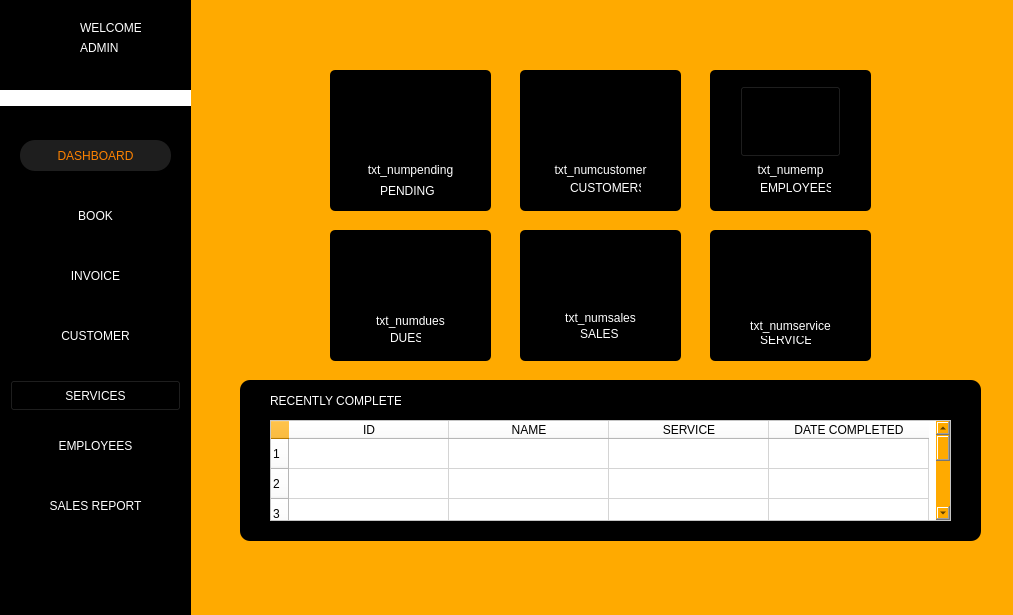
<?xml version="1.0" encoding="UTF-8"?>
<ui version="4.0">
 <class>DashboardWindow</class>
 <widget class="QWidget" name="DashboardWindow">
  <property name="geometry">
   <rect>
    <x>0</x>
    <y>0</y>
    <width>1013</width>
    <height>615</height>
   </rect>
  </property>
  <property name="windowTitle">
   <string>Dashboard</string>
  </property>
  <property name="styleSheet">
   <string notr="true">background-color: rgb(255, 170, 0);</string>
  </property>
  <widget class="QLabel" name="label_2">
   <property name="geometry">
    <rect>
     <x>0</x>
     <y>90</y>
     <width>191</width>
     <height>16</height>
    </rect>
   </property>
   <property name="styleSheet">
    <string notr="true">background-color: rgb(255, 255, 255);</string>
   </property>
   <property name="text">
    <string/>
   </property>
  </widget>
  <widget class="QLabel" name="txt_admin_name">
   <property name="geometry">
    <rect>
     <x>80</x>
     <y>40</y>
     <width>91</width>
     <height>16</height>
    </rect>
   </property>
   <property name="styleSheet">
    <string notr="true">color: rgb(255, 255, 255);
background-color: rgb(0, 0, 0);
</string>
   </property>
   <property name="text">
    <string>ADMIN</string>
   </property>
  </widget>
  <widget class="QPushButton" name="btn_settings">
   <property name="geometry">
    <rect>
     <x>10</x>
     <y>530</y>
     <width>31</width>
     <height>24</height>
    </rect>
   </property>
   <property name="styleSheet">
    <string notr="true">border-style: none;
background-color: rgb(0, 0, 0);</string>
   </property>
   <property name="text">
    <string/>
   </property>
   <property name="icon">
    <iconset>
     <normaloff>../img/settingsIM.png</normaloff>../img/settingsIM.png</iconset>
   </property>
   <property name="iconSize">
    <size>
     <width>20</width>
     <height>20</height>
    </size>
   </property>
  </widget>
  <widget class="QLabel" name="label_13">
   <property name="geometry">
    <rect>
     <x>80</x>
     <y>20</y>
     <width>61</width>
     <height>16</height>
    </rect>
   </property>
   <property name="styleSheet">
    <string notr="true">color: rgb(255, 255, 255);
background-color: rgb(0, 0, 0);</string>
   </property>
   <property name="text">
    <string>WELCOME</string>
   </property>
  </widget>
  <widget class="QLabel" name="label_33">
   <property name="geometry">
    <rect>
     <x>20</x>
     <y>20</y>
     <width>41</width>
     <height>41</height>
    </rect>
   </property>
   <property name="styleSheet">
    <string notr="true">border-style: none;
background-color: black;
</string>
   </property>
   <property name="text">
    <string/>
   </property>
   <property name="pixmap">
    <pixmap>../img/ARMS_LGO(1).png</pixmap>
   </property>
   <property name="scaledContents">
    <bool>true</bool>
   </property>
  </widget>
  <widget class="QLabel" name="label_5">
   <property name="geometry">
    <rect>
     <x>390</x>
     <y>330</y>
     <width>31</width>
     <height>16</height>
    </rect>
   </property>
   <property name="styleSheet">
    <string notr="true">color: rgb(255, 255, 255);
background-color: rgb(0, 0, 0);</string>
   </property>
   <property name="text">
    <string>DUES</string>
   </property>
  </widget>
  <widget class="QLabel" name="label_23">
   <property name="geometry">
    <rect>
     <x>710</x>
     <y>70</y>
     <width>161</width>
     <height>141</height>
    </rect>
   </property>
   <property name="styleSheet">
    <string notr="true">background-color: rgb(0, 0, 0);
color: rgb(255, 255, 255);
border-radius: 5px;</string>
   </property>
   <property name="text">
    <string/>
   </property>
  </widget>
  <widget class="QLabel" name="label_4">
   <property name="geometry">
    <rect>
     <x>760</x>
     <y>180</y>
     <width>71</width>
     <height>16</height>
    </rect>
   </property>
   <property name="styleSheet">
    <string notr="true">color: rgb(255, 255, 255);
background-color: rgb(0, 0, 0);</string>
   </property>
   <property name="text">
    <string>EMPLOYEES</string>
   </property>
  </widget>
  <widget class="QLabel" name="label_28">
   <property name="geometry">
    <rect>
     <x>710</x>
     <y>230</y>
     <width>161</width>
     <height>131</height>
    </rect>
   </property>
   <property name="styleSheet">
    <string notr="true">background-color: rgb(0, 0, 0);
color: rgb(255, 255, 255);
border-radius: 5px;</string>
   </property>
   <property name="text">
    <string/>
   </property>
  </widget>
  <widget class="QLabel" name="label_7">
   <property name="geometry">
    <rect>
     <x>760</x>
     <y>330</y>
     <width>51</width>
     <height>20</height>
    </rect>
   </property>
   <property name="styleSheet">
    <string notr="true">color: rgb(255, 255, 255);
background-color: rgb(0, 0, 0);</string>
   </property>
   <property name="text">
    <string>SERVICES</string>
   </property>
  </widget>
  <widget class="QLabel" name="label_22">
   <property name="geometry">
    <rect>
     <x>330</x>
     <y>70</y>
     <width>161</width>
     <height>141</height>
    </rect>
   </property>
   <property name="styleSheet">
    <string notr="true">background-color: rgb(0, 0, 0);
border-radius: 5px;</string>
   </property>
   <property name="text">
    <string/>
   </property>
  </widget>
  <widget class="QLabel" name="label_26">
   <property name="geometry">
    <rect>
     <x>330</x>
     <y>230</y>
     <width>161</width>
     <height>131</height>
    </rect>
   </property>
   <property name="styleSheet">
    <string notr="true">background-color: rgb(0, 0, 0);
color: rgb(255, 255, 255);
border-radius: 5px;</string>
   </property>
   <property name="text">
    <string/>
   </property>
  </widget>
  <widget class="QLabel" name="txt_numcustomer">
   <property name="geometry">
    <rect>
     <x>540</x>
     <y>160</y>
     <width>121</width>
     <height>20</height>
    </rect>
   </property>
   <property name="styleSheet">
    <string notr="true">background-color: rgb(0, 0, 0);
color: rgb(255, 255, 255);</string>
   </property>
   <property name="text">
    <string>txt_numcustomer</string>
   </property>
   <property name="alignment">
    <set>Qt::AlignCenter</set>
   </property>
  </widget>
  <widget class="QLabel" name="label_24">
   <property name="geometry">
    <rect>
     <x>520</x>
     <y>70</y>
     <width>161</width>
     <height>141</height>
    </rect>
   </property>
   <property name="styleSheet">
    <string notr="true">background-color: rgb(0, 0, 0);
color: rgb(255, 255, 255);
border-radius: 5px;</string>
   </property>
   <property name="text">
    <string/>
   </property>
  </widget>
  <widget class="QLabel" name="txt_numsales">
   <property name="geometry">
    <rect>
     <x>560</x>
     <y>310</y>
     <width>81</width>
     <height>16</height>
    </rect>
   </property>
   <property name="styleSheet">
    <string notr="true">background-color: rgb(0, 0, 0);
color: rgb(255, 255, 255);</string>
   </property>
   <property name="text">
    <string>txt_numsales</string>
   </property>
   <property name="alignment">
    <set>Qt::AlignCenter</set>
   </property>
  </widget>
  <widget class="QLabel" name="txt_numpending">
   <property name="geometry">
    <rect>
     <x>350</x>
     <y>160</y>
     <width>121</width>
     <height>20</height>
    </rect>
   </property>
   <property name="styleSheet">
    <string notr="true">background-color: rgb(0, 0, 0);
color: rgb(255, 255, 255);</string>
   </property>
   <property name="text">
    <string>txt_numpending</string>
   </property>
   <property name="alignment">
    <set>Qt::AlignCenter</set>
   </property>
  </widget>
  <widget class="QLabel" name="label_34">
   <property name="geometry">
    <rect>
     <x>240</x>
     <y>380</y>
     <width>741</width>
     <height>161</height>
    </rect>
   </property>
   <property name="styleSheet">
    <string notr="true">background-color: rgb(0, 0, 0);
border-radius: 10px;</string>
   </property>
   <property name="text">
    <string/>
   </property>
  </widget>
  <widget class="QLabel" name="label_6">
   <property name="geometry">
    <rect>
     <x>380</x>
     <y>180</y>
     <width>61</width>
     <height>21</height>
    </rect>
   </property>
   <property name="styleSheet">
    <string notr="true">color: rgb(255, 255, 255);
background-color: rgb(0, 0, 0);</string>
   </property>
   <property name="text">
    <string>PENDING</string>
   </property>
  </widget>
  <widget class="QLabel" name="txt_numdues">
   <property name="geometry">
    <rect>
     <x>350</x>
     <y>310</y>
     <width>121</width>
     <height>21</height>
    </rect>
   </property>
   <property name="styleSheet">
    <string notr="true">background-color: rgb(0, 0, 0);
color: rgb(255, 255, 255);</string>
   </property>
   <property name="text">
    <string>txt_numdues</string>
   </property>
   <property name="alignment">
    <set>Qt::AlignCenter</set>
   </property>
  </widget>
  <widget class="QLabel" name="label_8">
   <property name="geometry">
    <rect>
     <x>270</x>
     <y>390</y>
     <width>131</width>
     <height>21</height>
    </rect>
   </property>
   <property name="styleSheet">
    <string notr="true">color: rgb(255, 255, 255);
background-color: black;
</string>
   </property>
   <property name="text">
    <string>RECENTLY COMPLETED</string>
   </property>
  </widget>
  <widget class="QLabel" name="label_27">
   <property name="geometry">
    <rect>
     <x>520</x>
     <y>230</y>
     <width>161</width>
     <height>131</height>
    </rect>
   </property>
   <property name="styleSheet">
    <string notr="true">background-color: rgb(0, 0, 0);
color: rgb(255, 255, 255);
border-radius: 5px;</string>
   </property>
   <property name="text">
    <string/>
   </property>
  </widget>
  <widget class="QLabel" name="txt_numservice">
   <property name="geometry">
    <rect>
     <x>730</x>
     <y>316</y>
     <width>121</width>
     <height>20</height>
    </rect>
   </property>
   <property name="styleSheet">
    <string notr="true">background-color: rgb(0, 0, 0);
color: rgb(255, 255, 255);</string>
   </property>
   <property name="text">
    <string>txt_numservice</string>
   </property>
   <property name="alignment">
    <set>Qt::AlignCenter</set>
   </property>
  </widget>
  <widget class="QLabel" name="txt_numemp">
   <property name="geometry">
    <rect>
     <x>730</x>
     <y>160</y>
     <width>121</width>
     <height>20</height>
    </rect>
   </property>
   <property name="styleSheet">
    <string notr="true">background-color: rgb(0, 0, 0);
color: rgb(255, 255, 255);</string>
   </property>
   <property name="text">
    <string>txt_numemp</string>
   </property>
   <property name="alignment">
    <set>Qt::AlignCenter</set>
   </property>
  </widget>
  <widget class="QLabel" name="Customers">
   <property name="geometry">
    <rect>
     <x>570</x>
     <y>180</y>
     <width>71</width>
     <height>16</height>
    </rect>
   </property>
   <property name="styleSheet">
    <string notr="true">color: rgb(255, 255, 255);
background-color: rgb(0, 0, 0);</string>
   </property>
   <property name="text">
    <string>CUSTOMERS</string>
   </property>
  </widget>
  <widget class="QLabel" name="label_9">
   <property name="geometry">
    <rect>
     <x>580</x>
     <y>326</y>
     <width>41</width>
     <height>16</height>
    </rect>
   </property>
   <property name="styleSheet">
    <string notr="true">color: rgb(255, 255, 255);
background-color: rgb(0, 0, 0);</string>
   </property>
   <property name="text">
    <string>SALES</string>
   </property>
  </widget>
  <widget class="QTableWidget" name="tbl_dashboard">
   <property name="enabled">
    <bool>true</bool>
   </property>
   <property name="geometry">
    <rect>
     <x>270</x>
     <y>420</y>
     <width>681</width>
     <height>101</height>
    </rect>
   </property>
   <property name="autoFillBackground">
    <bool>false</bool>
   </property>
   <property name="styleSheet">
    <string notr="true">background-color: white</string>
   </property>
   <property name="editTriggers">
    <set>QAbstractItemView::NoEditTriggers</set>
   </property>
   <property name="rowCount">
    <number>10</number>
   </property>
   <attribute name="horizontalHeaderDefaultSectionSize">
    <number>160</number>
   </attribute>
   <row/>
   <row/>
   <row/>
   <row/>
   <row/>
   <row/>
   <row/>
   <row/>
   <row/>
   <row/>
   <column>
    <property name="text">
     <string>ID</string>
    </property>
   </column>
   <column>
    <property name="text">
     <string>NAME</string>
    </property>
   </column>
   <column>
    <property name="text">
     <string>SERVICE</string>
    </property>
   </column>
   <column>
    <property name="text">
     <string>DATE COMPLETED</string>
    </property>
   </column>
  </widget>
  <widget class="QPushButton" name="btn_salesrep">
   <property name="geometry">
    <rect>
     <x>10</x>
     <y>490</y>
     <width>171</width>
     <height>31</height>
    </rect>
   </property>
   <property name="styleSheet">
    <string notr="true">border-style: none;
color: #fff;

color: rgb(255, 255, 255);
background-color: rgb(0, 0, 0);</string>
   </property>
   <property name="text">
    <string>SALES REPORT</string>
   </property>
  </widget>
  <widget class="QPushButton" name="btn_books">
   <property name="geometry">
    <rect>
     <x>20</x>
     <y>200</y>
     <width>151</width>
     <height>31</height>
    </rect>
   </property>
   <property name="styleSheet">
    <string notr="true">border-style: none;
color: #fff;
color: rgb(255, 255, 255);
background-color: rgb(0, 0, 0);

</string>
   </property>
   <property name="text">
    <string>BOOK</string>
   </property>
  </widget>
  <widget class="QPushButton" name="btn_services">
   <property name="geometry">
    <rect>
     <x>10</x>
     <y>380</y>
     <width>171</width>
     <height>31</height>
    </rect>
   </property>
   <property name="styleSheet">
    <string notr="true">color: rgb(255, 255, 255);
background-color: rgb(0, 0, 0);
</string>
   </property>
   <property name="text">
    <string>SERVICES</string>
   </property>
  </widget>
  <widget class="QPushButton" name="btn_employees">
   <property name="geometry">
    <rect>
     <x>10</x>
     <y>430</y>
     <width>171</width>
     <height>31</height>
    </rect>
   </property>
   <property name="styleSheet">
    <string notr="true">border-style: none;
color: #fff;

color: rgb(255, 255, 255);
background-color: rgb(0, 0, 0);</string>
   </property>
   <property name="text">
    <string>EMPLOYEES</string>
   </property>
  </widget>
  <widget class="QPushButton" name="btn_customer">
   <property name="geometry">
    <rect>
     <x>20</x>
     <y>320</y>
     <width>151</width>
     <height>31</height>
    </rect>
   </property>
   <property name="styleSheet">
    <string notr="true">border-style: none;
color: #fff;
color: rgb(255, 255, 255);
background-color: rgb(0, 0, 0);
</string>
   </property>
   <property name="text">
    <string>CUSTOMER</string>
   </property>
  </widget>
  <widget class="QPushButton" name="btn_invoice">
   <property name="geometry">
    <rect>
     <x>20</x>
     <y>260</y>
     <width>151</width>
     <height>31</height>
    </rect>
   </property>
   <property name="styleSheet">
    <string notr="true">border-style: none;
color: rgb(255, 255, 255);
background-color: rgb(0, 0, 0);</string>
   </property>
   <property name="text">
    <string>INVOICE</string>
   </property>
  </widget>
  <widget class="QPushButton" name="btn_dashboard">
   <property name="geometry">
    <rect>
     <x>20</x>
     <y>140</y>
     <width>151</width>
     <height>31</height>
    </rect>
   </property>
   <property name="styleSheet">
    <string notr="true">border-style: none;
color: #FC8100;
border-radius: 15px;
background-color: #1E1E1E;
</string>
   </property>
   <property name="text">
    <string>DASHBOARD</string>
   </property>
  </widget>
  <widget class="QLabel" name="label">
   <property name="geometry">
    <rect>
     <x>0</x>
     <y>0</y>
     <width>191</width>
     <height>621</height>
    </rect>
   </property>
   <property name="styleSheet">
    <string notr="true">background-color: rgb(0, 0, 0);</string>
   </property>
   <property name="text">
    <string/>
   </property>
  </widget>
  <widget class="QLabel" name="label_25">
   <property name="geometry">
    <rect>
     <x>370</x>
     <y>240</y>
     <width>71</width>
     <height>71</height>
    </rect>
   </property>
   <property name="autoFillBackground">
    <bool>false</bool>
   </property>
   <property name="styleSheet">
    <string notr="true">background-color: rgb(0, 0, 0);
color: rgb(255, 255, 255);
border-radius: 5px;</string>
   </property>
   <property name="text">
    <string/>
   </property>
   <property name="pixmap">
    <pixmap>../img/Notification bell.png</pixmap>
   </property>
   <property name="scaledContents">
    <bool>true</bool>
   </property>
  </widget>
  <widget class="QLabel" name="label_31">
   <property name="geometry">
    <rect>
     <x>560</x>
     <y>240</y>
     <width>81</width>
     <height>71</height>
    </rect>
   </property>
   <property name="styleSheet">
    <string notr="true">background-color: rgb(0, 0, 0);
color: rgb(255, 255, 255);
border-radius: 5px;</string>
   </property>
   <property name="text">
    <string/>
   </property>
   <property name="pixmap">
    <pixmap>../img/sales.svg</pixmap>
   </property>
   <property name="scaledContents">
    <bool>true</bool>
   </property>
   <property name="wordWrap">
    <bool>false</bool>
   </property>
  </widget>
  <widget class="QLabel" name="label_83">
   <property name="geometry">
    <rect>
     <x>750</x>
     <y>240</y>
     <width>81</width>
     <height>71</height>
    </rect>
   </property>
   <property name="styleSheet">
    <string notr="true">background-color: rgb(0, 0, 0);</string>
   </property>
   <property name="text">
    <string/>
   </property>
   <property name="pixmap">
    <pixmap>../img/Services.png</pixmap>
   </property>
   <property name="scaledContents">
    <bool>true</bool>
   </property>
  </widget>
  <widget class="QLabel" name="label_29">
   <property name="geometry">
    <rect>
     <x>370</x>
     <y>86</y>
     <width>81</width>
     <height>71</height>
    </rect>
   </property>
   <property name="styleSheet">
    <string notr="true">background-color: rgb(0, 0, 0);
color: rgb(255, 255, 255);
border-radius: 5px;</string>
   </property>
   <property name="text">
    <string/>
   </property>
   <property name="pixmap">
    <pixmap>../img/customers.svg</pixmap>
   </property>
   <property name="scaledContents">
    <bool>true</bool>
   </property>
  </widget>
  <widget class="QLabel" name="label_30">
   <property name="geometry">
    <rect>
     <x>560</x>
     <y>80</y>
     <width>81</width>
     <height>81</height>
    </rect>
   </property>
   <property name="styleSheet">
    <string notr="true">background-color: rgb(0, 0, 0);
color: rgb(255, 255, 255);
border-radius: 5px;</string>
   </property>
   <property name="text">
    <string/>
   </property>
   <property name="pixmap">
    <pixmap>../img/customers_icon.svg</pixmap>
   </property>
   <property name="scaledContents">
    <bool>true</bool>
   </property>
  </widget>
  <widget class="QPushButton" name="pushButton_5">
   <property name="geometry">
    <rect>
     <x>740</x>
     <y>86</y>
     <width>101</width>
     <height>71</height>
    </rect>
   </property>
   <property name="styleSheet">
    <string notr="true">background-color: rgb(0, 0, 0);
</string>
   </property>
   <property name="text">
    <string/>
   </property>
   <property name="icon">
    <iconset>
     <normaloff>../img/Employees.png</normaloff>../img/Employees.png</iconset>
   </property>
   <property name="iconSize">
    <size>
     <width>80</width>
     <height>80</height>
    </size>
   </property>
   <property name="checkable">
    <bool>false</bool>
   </property>
  </widget>
  <zorder>label</zorder>
  <zorder>label_24</zorder>
  <zorder>label_28</zorder>
  <zorder>label_27</zorder>
  <zorder>label_26</zorder>
  <zorder>label_2</zorder>
  <zorder>txt_admin_name</zorder>
  <zorder>label_13</zorder>
  <zorder>label_33</zorder>
  <zorder>label_5</zorder>
  <zorder>label_23</zorder>
  <zorder>label_4</zorder>
  <zorder>label_7</zorder>
  <zorder>label_22</zorder>
  <zorder>txt_numcustomer</zorder>
  <zorder>txt_numsales</zorder>
  <zorder>label_34</zorder>
  <zorder>label_6</zorder>
  <zorder>txt_numdues</zorder>
  <zorder>label_8</zorder>
  <zorder>txt_numservice</zorder>
  <zorder>txt_numemp</zorder>
  <zorder>Customers</zorder>
  <zorder>label_9</zorder>
  <zorder>tbl_dashboard</zorder>
  <zorder>btn_salesrep</zorder>
  <zorder>btn_books</zorder>
  <zorder>btn_services</zorder>
  <zorder>btn_employees</zorder>
  <zorder>btn_customer</zorder>
  <zorder>btn_invoice</zorder>
  <zorder>btn_dashboard</zorder>
  <zorder>btn_settings</zorder>
  <zorder>txt_numpending</zorder>
  <zorder>label_25</zorder>
  <zorder>label_31</zorder>
  <zorder>label_83</zorder>
  <zorder>label_29</zorder>
  <zorder>label_30</zorder>
  <zorder>pushButton_5</zorder>
 </widget>
 <resources/>
 <connections/>
</ui>
